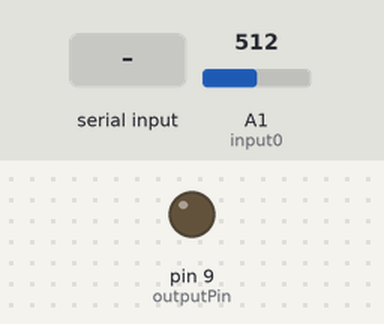
Recording of a sketch running on a simulated Arduino Uno, built with avr-gcc and run on an emulated ATmega328P. Parts: output pins drawn as LEDs (lit = HIGH). The inputs (shaded band) are chosen by the test bench; at power-on: A1 (input0) = 512. What the sketch prints to the serial monitor is not drawn.

Above: at 1.2 s.
1.3 s: byte 30 received over Serial
At 2.4 s:
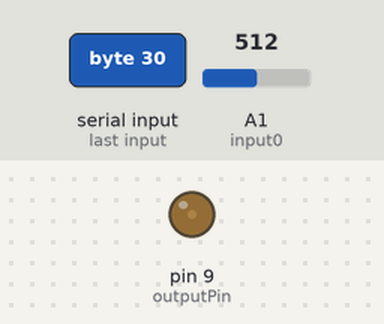
2.8 s: byte 90 received over Serial
At 4.9 s:
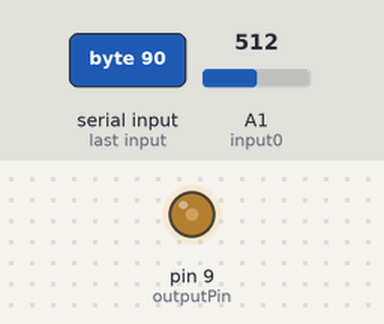
8.6 s: byte 120 received over Serial
At 9.1 s:
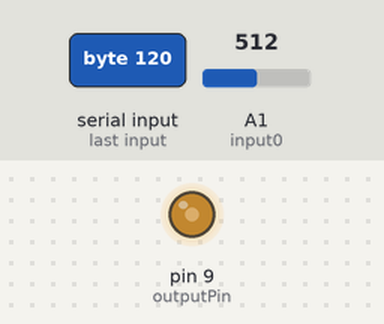
Timing chart, 0 to 11.6 s (numbered marks = the images above; inputs shaded):
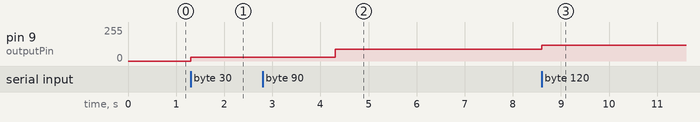

The sketch:

e7_p2.ino
```cpp
int outputPin = 9;
int input0 = A1;
int readings[500]; //The array that will hold our readings
int timeBase=5000; //Time between analog readings (for stability)
int readingPtr; //The array pointer that points to the current reading
void setup()
{
pinMode(outputPin, OUTPUT);
pinMode(input0, INPUT);
Serial.begin(9600);
}
void loop()
{
  if(Serial.available() > 0)
  {
    int out=Serial.read();
    analogWrite(outputPin, out);
    //Make analog readings with delay timeBase
    for(readingPtr = 0; readingPtr < 500; readingPtr++)
    {
      readings[readingPtr] = analogRead(input0);
      delayMicroseconds(timeBase);
    }
      //Write array values to serial port. Note that we round our 10-bit measurements to 8-bit.
    for(readingPtr = 0; readingPtr < 500; readingPtr++)
    {
        Serial.write(highByte(readings[readingPtr]<<6)); //shift bits left six times and use only top eight
    }
  }
}
```

Measured:
- after the input at 1.3 s, pin 9 (outputPin): 0/255 → 30/255 at once
- after the input at 2.8 s, pin 9 (outputPin): 30/255 → 90/255 after 1.5 s
- after the input at 8.6 s, pin 9 (outputPin): 90/255 → 120/255 at once
